Frame 1 (no input): blank canvas, image omitted
Frame 60 (the mouse pressed at the canvas centre just before this capture): blank canvas, image omitted
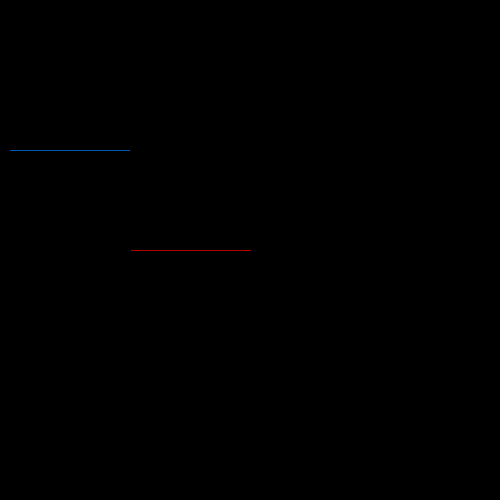
Frame 120 (the mouse held since frame 60 and released just before this capture)

The Processing sketch whose frames 1 and 60 were blank and that drew this single picture after the mouse press (run headless with seeded random() and noise(); from frame 60 on, the mouse is pressed at the canvas centre):

// Processing sketch: processing_78299
// ── processing_78299.pde

//DiTang, TRON, 14-15, CP1
int x = 10;
int y = 150;
int direction = RIGHT;
int compX = 250;
int compY = 250;
int compDir = LEFT;
boolean gameOver = false;

void setup()
{
  size(500,500);
  background(0);
}

void draw()
{
  stroke(0,125,255);
  if(get(x,y) != color(0)) 
  {
    textSize(50);
    textAlign(CENTER);
    text("GG NO RE!", 250, 250);
    
  }
  if(get(compX,compY) != color(0)) 
  {
    textSize(25);
    textAlign(CENTER);
    text("YOU ARE SMARTER THAN A COMPUTER!~", 250, 250);
    gameOver = true;
  }
 else
 {
   human();
   if (gameOver == false)
   {
     computer();
   }
 }
}

void human()
{
    point(x,y);
    if (direction == RIGHT)
    {
     x++;
    }
   else if (direction == LEFT)
   {
     x--;
   }
   else if (direction == UP)
   {
     y--;
   }
   else if (direction == DOWN)
   { 
     y++;
   }
   else if (direction == RIGHT)
   {
     direction = RIGHT;
   }
}

void computer()
{
  stroke(250,0,0);
  point(compX,compY);
  if(compDir == LEFT)
  {
    compX--;
    if(get(compX-1,compY) !=color (0))
    {
      compDir = DOWN;
    }
  }
  if(compDir == DOWN)
  {
    compY++;
    if(get(compX,compY+1) !=color (0))
    {
      compDir = RIGHT;
    }
  }
  if(compDir == RIGHT)
  {
    compX++;
    if(get(compX+1,compY) !=color (0))
    {
      compDir = UP;
    }
  }
  if(compDir == UP)
  {
    compY--;
    if(get(compX,compY-1) !=color (0))
    {
      compDir = LEFT;
    }
  }
}


void keyPressed()
{
  if (key == 'a')
  {
    direction = LEFT;
  }
  else if (key == 'd' )
  {
    direction = RIGHT;
  }
  else if (key == 'w')                                                                                                                                                                                                                           
  {
    direction = UP;
  }
  else if (key == 's')
  {
    direction = DOWN;
  }
}
